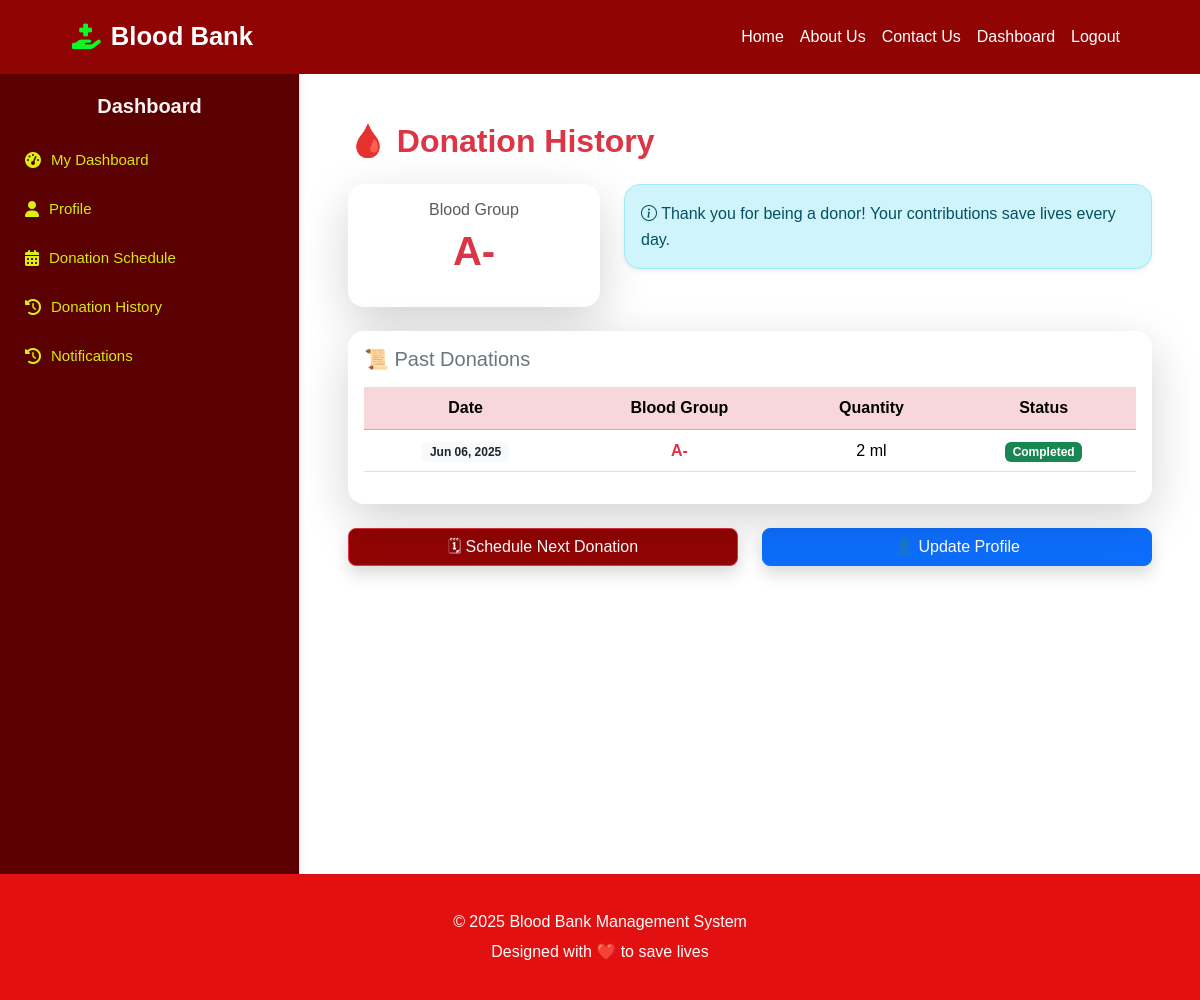
Screenshot of /donor/history.php (signed in) with the database file from the repository.
### tables this page shows
CREATE TABLE `donors` (
  `id` int(11) NOT NULL,
  `user_id` int(11) NOT NULL,
  `age` int(11) DEFAULT NULL,
  `gender` enum('male','female','other') DEFAULT NULL,
  `blood_group` enum('A+','A-','B+','B-','AB+','AB-','O+','O-') NOT NULL,
  `medical_history` text DEFAULT NULL,
  `status` enum('pending','approved','rejected') DEFAULT 'pending',
  `created_at` timestamp NOT NULL DEFAULT current_timestamp(),
  `updated_at` timestamp NOT NULL DEFAULT current_timestamp() ON UPDATE current_timestamp()
);

CREATE TABLE `donation_history` (
  `id` int(11) NOT NULL,
  `donor_id` int(11) NOT NULL,
  `blood_group` enum('A+','A-','B+','B-','AB+','AB-','O+','O-') NOT NULL,
  `quantity` int(11) NOT NULL,
  `donation_date` date NOT NULL,
  `created_at` timestamp NOT NULL DEFAULT current_timestamp(),
  `updated_at` timestamp NOT NULL DEFAULT current_timestamp() ON UPDATE current_timestamp()
);

### donor/history.php (the view, shortened to what this page needs)
<?php ob_start();
require_once __DIR__ . "/../sidebar.php";
$user_id = $_SESSION['user_id'];
$donor = $conn->query("SELECT id, blood_group FROM donors WHERE user_id=$user_id")->fetch_assoc();
$history = $conn->query("SELECT * FROM donation_history WHERE donor_id={$donor['id']} ORDER BY donation_date DESC");
?>
<div class="container-fluid px-4 py-4">
  <h2 class="fw-bold text-danger mb-4">🩸 Donation History</h2>
  <div class="row mb-4">
    <div class="col-md-4">
      <div class="card shadow-lg border-0 rounded-4 text-center">
        <div class="card-body">
          <h6 class="text-muted">Blood Group</h6>
          <p class="display-6 fw-bold text-danger"><?= htmlspecialchars($donor['blood_group']) ?></p>
        </div>
      </div>
    </div>
    <div class="col-md-8">
      <div class="alert alert-info shadow-sm rounded-4 mb-0">
        <i class="bi bi-info-circle"></i> Thank you for being a donor!
        Your contributions save lives every day.
      </div>
    </div>
  </div>
  <div class="card shadow-lg border-0 rounded-4">
    <div class="card-body">
      <h5 class="card-title text-secondary mb-3">📜 Past Donations</h5>
      <div class="table-responsive">
        <table class="table table-hover align-middle">
          <thead class="table-danger text-center">
            <tr>
              <th>Date</th>
              <th>Blood Group</th>
              <th>Quantity</th>
              <th>Status</th>
            </tr>
          </thead>
          <tbody>
            <?php if ($history->num_rows > 0): ?>
              <?php while($row = $history->fetch_assoc()): ?>
              <tr class="text-center">
                <td><span class="badge bg-light text-dark"><?= date("M d, Y", strtotime($row['donation_date'])) ?></span></td>
                <td><span class="fw-bold text-danger"><?= $row['blood_group'] ?></span></td>
                <td><?= $row['quantity'] ?> ml</td>
                <td>
                  <span class="badge bg-success">Completed</span>
                </td>
              </tr>
              <?php endwhile; ?>
            <?php else: ?>
              <tr>
                <td colspan="4" class="text-center text-muted">No donation history available.</td>
              </tr>
            <?php endif; ?>
          </tbody>
        </table>
      </div>
    </div>
  </div>
  <div class="row mt-4">
    <div class="col-md-6">
      <a href="donation_schedule.php" class="btn btn-danger w-100 rounded-3 shadow">
        🗓 Schedule Next Donation
      </a>
    </div>
    <div class="col-md-6">
      <a href="profile.php" class="btn btn-primary w-100 rounded-3 shadow">
        👤 Update Profile
      </a>
    </div>
  </div>
</div>
</div>
<?php include "../footer.php"; ob_end_flush(); ?>

### header.php (style rules this page uses)
.navbar, .btn-danger { background-color: #910404ff!important; }
.navbar-brand, .nav-link, .btn-danger { color: white !important; }
* { margin:0; padding:0; box-sizing:border-box; font-family: 'Poppins', sans-serif; }
body { background:#fff; color:#333; line-height:1.6; overflow-x:hidden; }

### rows the page displays
donors: blood_group "A-"
donation_history: donation_date "Jun 06, 2025", blood_group "A-", quantity "2"
